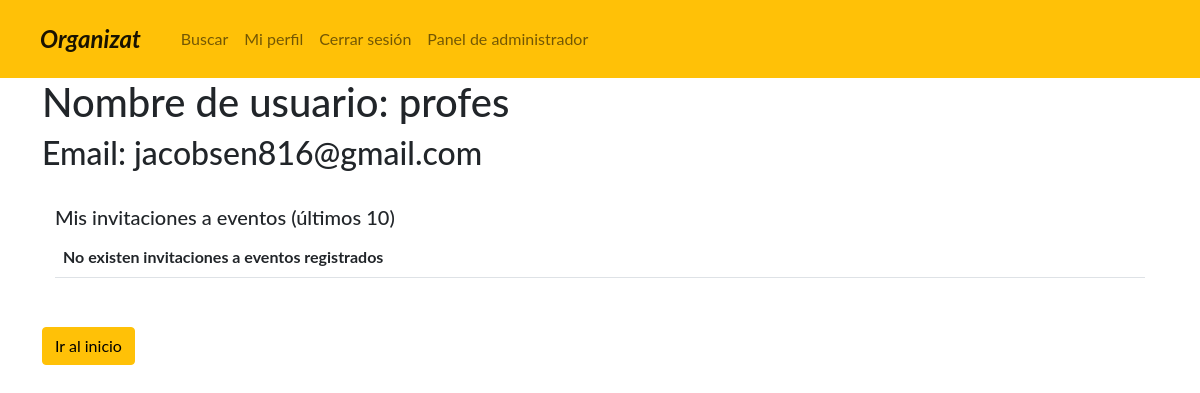
/profile/3/ (signed in), run on an earlier commit of the app's database.
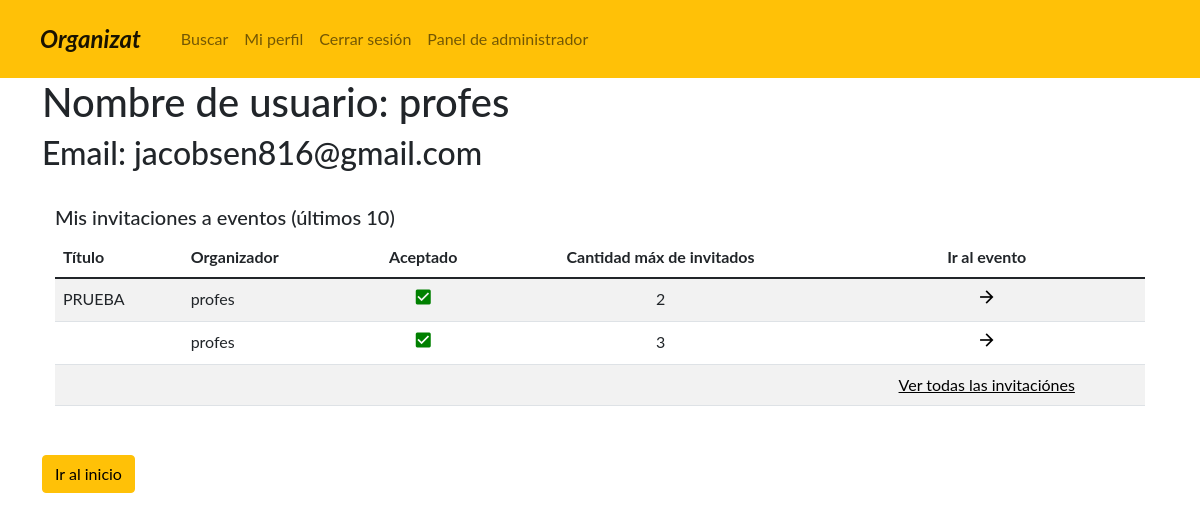
And on a later commit of the database.
### administrador/models.py (models this page shows, shortened)
class Invitation(models.Model):
    user = models.ForeignKey(User, on_delete=models.CASCADE, verbose_name="Integrate")
    event = models.ForeignKey(Event, on_delete=models.CASCADE, verbose_name="Evento")
    accepted_event = models.BooleanField(default=False, verbose_name="Aceptado")
    class Meta:
        verbose_name = 'Invitacion'
        verbose_name_plural = 'Invitaciones'

class Event(models.Model):
    name = models.CharField(max_length=40, blank=True, null=False, verbose_name='Nombre')
    owner = models.ForeignKey(User, on_delete=models.CASCADE, verbose_name="Organizador")
    description = models.TextField(max_length=255, blank=True, null=False, verbose_name='Descripcion')
    date_event_start = models.DateTimeField(default=datetime.today(), verbose_name='Fecha de alta del evento')
    date_event_end = models.DateTimeField(default=datetime.today(), verbose_name='Fecha de baja del evento')
    location = models.CharField(max_length=255, blank=True, null=False, verbose_name='Ubicación')
    event_link = models.URLField(max_length=200, verbose_name='Link')
    state = models.CharField(max_length=10, choices=STATES_EVENTO, verbose_name='Estado', null=True)
    max_guests = models.IntegerField(verbose_name='Capacidad máxima de invitados')
    visibility = models.CharField(max_length=14, choices=VISIBILITIES, verbose_name='Visibilidad')
    class Meta:
        verbose_name = 'Evento'
        verbose_name_plural = 'Eventos'

### administrador/views.py (the view)
def Profile(request, pk):
    user = User.objects.get(id=pk)
    invitations = Invitation.objects.filter(user_id=pk)[:10]
    return render(request, 'profile.html', {'invitations': invitations,
                                            'user': user})

### templates/profile.html (shortened to what this page needs)
{% extends 'base.html' %}
{% block content %}
<div class="container">
    {% if request.user.id == user.id %}
    <h1>Nombre de usuario: {{user.username}}</h1>
    <h2>Email: {{user.email}}</h2>
    <div class="container border border-white py-3 my-3">
            <p class="h5">Mis invitaciones a eventos (últimos 10)</p>
            <div class="table-responsive table-wrapper-scroll-y my-custom-scrollbar">
                <table class="table table-striped table-hover">
                    {% if invitations %}
                    <thead>
                    <tr>
                        <th>Título</th>
                        <th>Organizador</th>
                        <th class="text-center">Aceptado</th>
                        <th class="text-center">Cantidad máx de invitados</th>
                        <th class="text-center">Ir al evento</th>
                    </tr>
                    </thead>
                    <tbody>
                    {% for invitation in invitations %}
                        <tr>
                            <td>{{invitation.event.name}}</td>
                            <td>{{invitation.event.owner.username}}</td>
                            {% if invitation.accepted_event %}
                                <td class="text-center">
                                    <a class="text-decoration-none text-black" href="{% url 'event_down' request.user.id invitation.event.event_link %}">
                                        <i class="material-icons" style="font-size:20px;color:green">check_box</i>
                                    </a>
                                </td>
                            {% else %}
                                <td class="text-center">
                                    <a class="text-decoration-none text-black" href="{% url 'event_up' request.user.id invitation.event.event_link %}">
                                        <i class="material-icons" style="font-size:20px;color:red">indeterminate_check_box</i>
                                    </a>
                                </td>
                            {% endif %}
                            <td class="text-center">{{invitation.event.max_guests}}</td>
                            <td class="text-center">
                                <a class="text-decoration-none text-black" href="{% url 'event' invitation.event.event_link %}">
                                    <i class="material-icons" style="font-size:20px">arrow_forward</i>
                                </a>
                            </td>
                        </tr>
                    {% endfor %}
                        <tr>
                            <td></td>
                            <td></td>
                            <td></td>
                            <td></td>
                            <td class="text-center">
                                <a href="{% url 'profile_invitations' %}" class="text-black">Ver todas las invitaciónes</a>
                            </td>
                        </tr>
                    </tbody>
                    {% else %}
                    <thead>
                        <tr>
                            <th>No existen invitaciones a eventos registrados</th>
                        </tr>
                    </thead>
                    {% endif %}
                </table>
            </div>
        </div>
    <div class="row">
        <div class="col-2">
            <a href="{% url 'home' %}">
                <button type="button" class="btn btn-warning">Ir al inicio</button>
            </a>
        </div>
    </div>
</div>
{% else %}
    <div class="text-center">
        <i class="material-icons" style="font-size:58px;color:red">warning</i>
        <h1 class="fw-300">NO TIENE LOS PERMISOS NECESARIOS</h1>
    </div>
{% endif %}
{% endblock %}

What changed in the data, as far as the page shows it:
added Invitation: event.name "PRUEBA", event.owner.username "profes", accepted_event True (drawn), event.max_guests "2"
added Invitation: event.owner.username "profes", accepted_event True (drawn), event.max_guests "3"
Also different on the page:
text no longer shown: "No existen invitaciones a eventos registrados"
text now shown: "Título Organizador Aceptado Cantidad máx de invitados Ir al evento Ver todas las invitaciónes"
